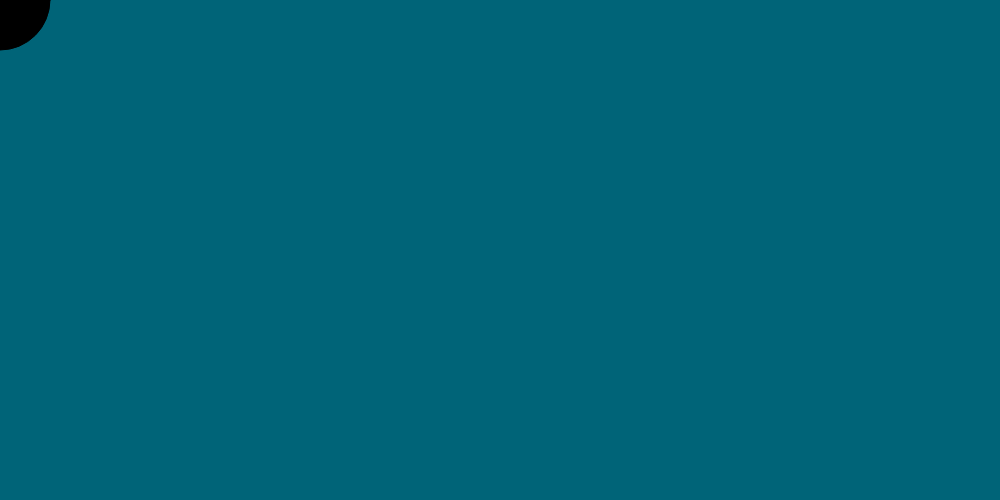
Frame 1 (no input)
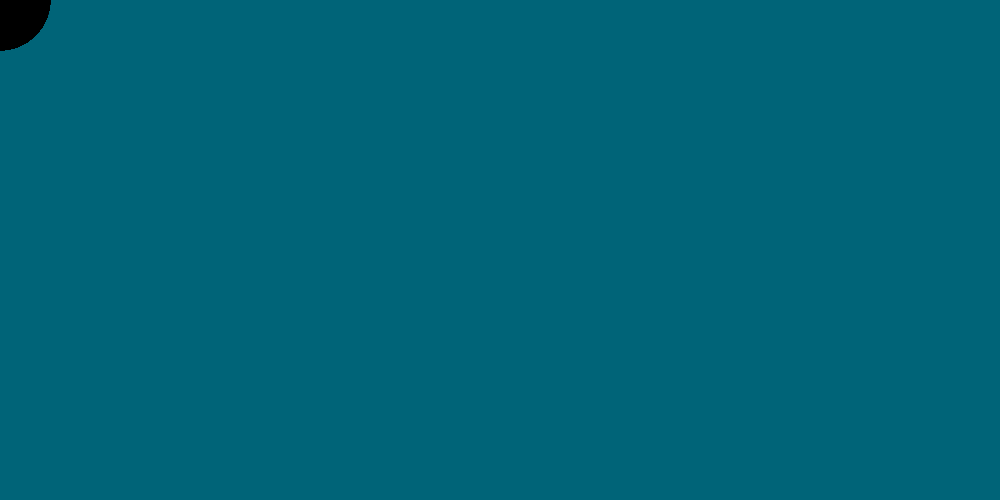
Frame 60 (no input)
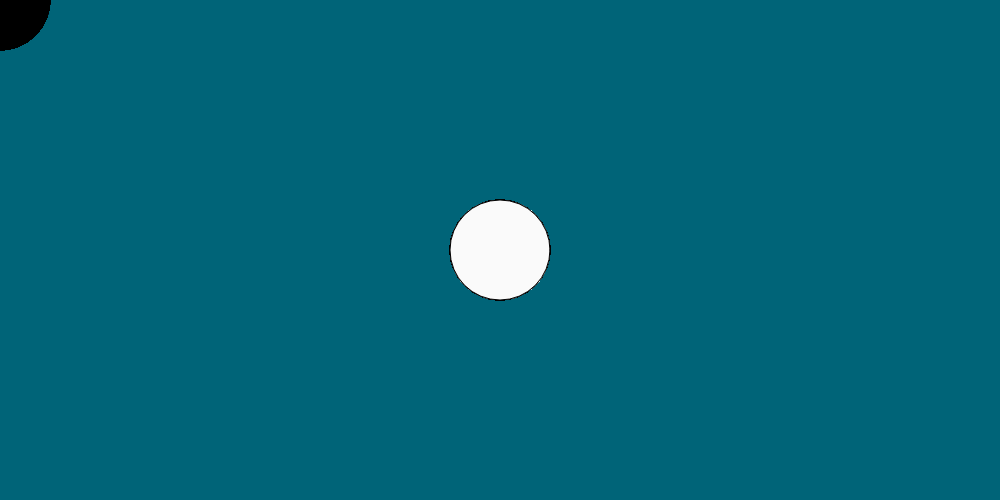
Frame 120 (the mouse pressed at the canvas centre since frame 60)

The p5.js sketch that drew these frames (run headless with seeded random() and noise() and a simulated clock; from frame 60 on, the mouse is pressed at the canvas centre):

// p5.js sketch
// ── sketch.js
function setup() {
  // put setup code here
  createCanvas(1000, 500);
  background(0,100,120)
}

function draw() {
  // put drawing code here
  fill(mouseY);
  ellipse(mouseX, mouseY, 100, 100) ;
}
